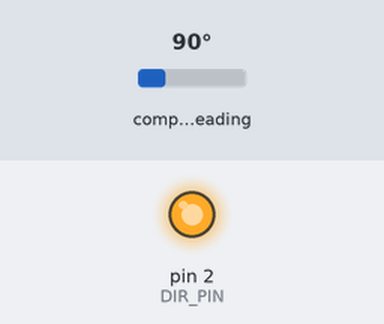
Bench run of a program on a simulated Arduino Uno, built with avr-gcc and run on an emulated ATmega328P. On the bench: output pins drawn as LEDs (lit = HIGH). Wiring (inferred from the names in the program): AS5600 angle sensor at I2C address 0x36. Inputs (shaded band) come from the test bench; at power-on: compass heading 90°. What the program prints to the serial monitor is not drawn.

Above: at 0.1 s.
Timing chart, 0 to 1.6 s (numbered marks = the images above):
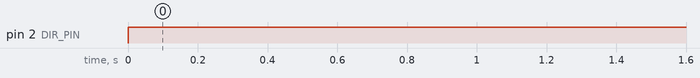

Measured:
- by itself, pin 2 (DIR_PIN): LOW → HIGH at 0.00 s

The program:

main.cpp
```cpp
#include <Arduino.h>
#include <Wire.h>
#include <AS5600.h>

AMS_5600 ams5600;
#define DIR_PIN 2

int angle_in = 0;

void setup() {
  pinMode(DIR_PIN, OUTPUT);
  Wire.begin();
  Serial.begin(9600);
}

int Angle() {
  digitalWrite(DIR_PIN, HIGH);
  int in;
  in = map(ams5600.getRawAngle(),0,4095,0,360);
  return in;
}

void loop() {
  if (ams5600.detectMagnet() == 1 ) {
    if (angle_in != Angle()) {
      angle_in = Angle();
      Serial.println(angle_in);
    }
  }
}
```

AS5600.cpp
```cpp
/****************************************************
  AMS 5600 class for Arduino platform
  Author: Tom Denton
  Date: 15 Dec 2014
  File: AMS_5600.cpp
  Version 1.00
  www.ams.com

  Description:  This class has been designed to
  access the AMS 5600 “potuino” shield.
*****************************************************/

// updated jan 2022 by isc - read two bytes together

// datasheet: https://ams.com/documents/20143/36005/AS5600_DS000365_5-00.pdf

#include "Arduino.h"
#include "AS5600.h"
#include "Wire.h"

/****************************************************
  Method: AMS_5600
  In: none
  Out: none
  Description: constructor class for AMS 5600
*****************************************************/
AMS_5600::AMS_5600()
{
}

/* mode = 0, output PWM, mode = 1 output analog (full range from 0% to 100% between GND and VDD */
void AMS_5600::setOutPut(uint8_t mode)
{
  int _conf_lo = _addr_conf+1; // lower byte address
  uint8_t config_status;
  config_status = readOneByte(_conf_lo);
  if (mode == 1) {
    config_status = config_status & 0xcf;
  } else {
    uint8_t config_status;
    config_status = readOneByte(_conf_lo);
    if (mode == 1)
      config_status = config_status & 0xcf;
    else
      config_status = config_status & 0xef;
    writeOneByte(_conf_lo, lowByte(config_status));
  }
}

/****************************************************
  Method: AMS_5600
  In: none
  Out: i2c address of AMS 5600
  Description: returns i2c address of AMS 5600
****************************************************/
int AMS_5600::getAddress()
{
  return _ams5600_Address;
}

/*******************************************************
  Method: setMaxAngle
  In: new maximum angle to set OR none
  Out: value of max angle register
  Description: sets a value in maximum angle register.
  If no value is provided, method will read position of
  magnet.  Setting this register zeros out max position
  register.
*******************************************************/
word AMS_5600::setMaxAngle(word newMaxAngle)
{
  word _maxAngle;
  if (newMaxAngle == -1)
    _maxAngle = getRawAngle();
  else
    _maxAngle = newMaxAngle;

  writeOneByte(_addr_mang, highByte(_maxAngle));
  delay(2);
  writeOneByte(_addr_mang+1, lowByte(_maxAngle));
  delay(2);

  word retVal = readTwoBytesSeparately(_addr_mang);
  return retVal;
}

/*******************************************************
  Method: getMaxAngle
  In: none
  Out: value of max angle register
  Description: gets value of maximum angle register.
*******************************************************/
word AMS_5600::getMaxAngle()
{
  return readTwoBytesSeparately(_addr_mang);
}

/*******************************************************
  Method: setStartPosition
  In: new start angle position
  Out: value of start position register
  Description: sets a value in start position register.
  If no value is provided, method will read position of
  magnet.
*******************************************************/
word AMS_5600::setStartPosition(word startAngle)
{
  word _rawStartAngle;
  if (startAngle == -1)
    _rawStartAngle = getRawAngle();
  else
    _rawStartAngle = startAngle;

  writeOneByte(_addr_zpos, highByte(_rawStartAngle));
  delay(2);
  writeOneByte(_addr_zpos+1, lowByte(_rawStartAngle));
  delay(2);
  word _zPosition = readTwoBytesSeparately(_addr_zpos);

  return (_zPosition);
}

/*******************************************************
  Method: getStartPosition
  In: none
  Out: value of start position register
  Description: gets value of start position register.
*******************************************************/
word AMS_5600::getStartPosition()
{
  return readTwoBytesSeparately(_addr_zpos);
}

/*******************************************************
  Method: setEndtPosition
  In: new end angle position
  Out: value of end position register
  Description: sets a value in end position register.
  If no value is provided, method will read position of
  magnet.
*******************************************************/
word AMS_5600::setEndPosition(word endAngle)
{
  word _rawEndAngle;
  if (endAngle == -1)
    _rawEndAngle = getRawAngle();
  else
    _rawEndAngle = endAngle;

  writeOneByte(_addr_mpos, highByte(_rawEndAngle));
  delay(2);
  writeOneByte(_addr_mpos+1, lowByte(_rawEndAngle));
  delay(2);
  word _mPosition = readTwoBytesSeparately(_addr_mpos);

  return (_mPosition);
}

/*******************************************************
  Method: getEndPosition
  In: none
  Out: value of end position register
  Description: gets value of end position register.
*******************************************************/
word AMS_5600::getEndPosition()
{
  word retVal = readTwoBytesSeparately(_addr_mpos);
  return retVal;
}

/*******************************************************
  Method: getRawAngle
  In: none
  Out: value of raw angle register
  Description: gets raw value of magnet position.
  start, end, and max angle settings do not apply
*******************************************************/
word AMS_5600::getRawAngle()
{
  return readTwoBytesTogether(_addr_raw_angle);
}

/*******************************************************
  Method: getScaledAngle
  In: none
  Out: value of scaled angle register
  Description: gets scaled value of magnet position.
  start, end, or max angle settings are used to
  determine value
*******************************************************/
word AMS_5600::getScaledAngle()
{
  return readTwoBytesTogether(_addr_angle);
}

/*******************************************************
  Method: detectMagnet
  In: none
  Out: 1 if magnet is detected, 0 if not
  Description: reads status register and examines the
  MH bit
*******************************************************/
int AMS_5600::detectMagnet()
{
  int magStatus;
  int retVal = 0;
  /*0 0 MD ML MH 0 0 0*/
  /* MD high = magnet detected*/
  /* ML high = AGC Maximum overflow, magnet to weak*/
  /* MH high = AGC minimum overflow, Magnet to strong*/
  magStatus = readOneByte(_addr_status);

  if (magStatus & 0x20)
    retVal = 1;

  return retVal;
}

/*******************************************************
  Method: getMagnetStrength
  In: none
  Out: 0 if no magnet is detected
       1 if magnet is to weak
       2 if magnet is just right
       3 if magnet is to strong
  Description: reads status register andexamins the MH,ML,MD bits
*******************************************************/
int AMS_5600::getMagnetStrength()
{
  int magStatus;
  int retVal = 0;
  /*0 0 MD ML MH 0 0 0*/
  /* MD high = magnet detected */
  /* ML high = AGC Maximum overflow, magnet to weak*/
  /* MH high = AGC minimum overflow, Magnet to strong*/
  magStatus = readOneByte(_addr_status);
  if (detectMagnet() == 1) {
    retVal = 2; /* just right */
    if (magStatus & 0x10)
      retVal = 1; /* too weak */
    else if (magStatus & 0x08)
      retVal = 3; /* too strong */
  }

  return retVal;
}

/*******************************************************
  Method: get Agc
  In: none
  Out: value of AGC register
  Description: gets value of AGC register.
*******************************************************/
int AMS_5600::getAgc()
{
  return readOneByte(_addr_agc);
}

/*******************************************************
  Method: getMagnitude
  In: none
  Out: value of magnitude register
  Description: gets value of magnitude register.
*******************************************************/
word AMS_5600::getMagnitude()
{
  return readTwoBytesTogether(_addr_magnitude);
}

/*******************************************************
  Method: getConf
  In: none
  Out: value of CONF register
  Description: gets value of CONF register.
*******************************************************/
word AMS_5600::getConf()
{
  return readTwoBytesSeparately(_addr_conf);
}

/*******************************************************
  Method: setConf
  In: value of CONF register
  Out: none
  Description: sets value of CONF register.
*******************************************************/
void AMS_5600::setConf(word _conf)
{
  writeOneByte(_addr_conf, highByte(_conf));
  delay(2);
  writeOneByte(_addr_conf+1, lowByte(_conf));
  delay(2);
}

/*******************************************************
  Method: getBurnCount
  In: none
  Out: value of zmco register
  Description: determines how many times chip has been
  permanently written to.
*******************************************************/
int AMS_5600::getBurnCount()
{
  return readOneByte(_addr_zmco);
}

/*******************************************************
  Method: burnAngle
  In: none
  Out: 1 success
      -1 no magnet
      -2 burn limit exceeded
      -3 start and end positions not set (useless burn)
  Description: burns start and end positions to chip.
  THIS CAN ONLY BE DONE 3 TIMES
*******************************************************/
int AMS_5600::burnAngle()
{
  word _zPosition = getStartPosition();
  word _mPosition = getEndPosition();
  word _maxAngle = getMaxAngle();

  int retVal = 1;
  if (detectMagnet() == 1) {
    if (getBurnCount() < 3) {
      if ((_zPosition == 0) && (_mPosition == 0))
        retVal = -3;
      else
        writeOneByte(_addr_burn, 0x80);
    }
    else
      retVal = -2;
  } else
    retVal = -1;

  return retVal;
}

/*******************************************************
  Method: burnMaxAngleAndConfig
  In: none
  Out: 1 success
      -1 burn limit exceeded
      -2 max angle is to small, must be at or above 18 degrees
  Description: burns max angle and config data to chip.
  THIS CAN ONLY BE DONE 1 TIME
*******************************************************/
int AMS_5600::burnMaxAngleAndConfig()
{
  word _maxAngle = getMaxAngle();

  int retVal = 1;
  if (getBurnCount() == 0) {
    if (_maxAngle * 0.087 < 18)
      retVal = -2;
    else
      writeOneByte(_addr_burn, 0x40);
  }
  else
    retVal = -1;

  return retVal;
}

/*******************************************************
  Method: readOneByte
  In: register to read
  Out: data read from i2c
  Description: reads one byte register from i2c
*******************************************************/
int AMS_5600::readOneByte(int in_adr)
{
  int retVal = -1;
  Wire.beginTransmission(_ams5600_Address);
  Wire.write(in_adr);
  Wire.endTransmission();
  Wire.requestFrom(_ams5600_Address, (uint8_t) 1);
  while (Wire.available() == 0)
    ;
  retVal = Wire.read();

  return retVal;
}

/*******************************************************
  Method: readTwoBytes
  In: two registers to read
  Out: data read from i2c as a word
  Description: reads two bytes register from i2c
*******************************************************/
word AMS_5600::readTwoBytesTogether(int addr_in)
{

  // use only for Angle, Raw Angle and Magnitude

  // read 2 bytes together to prevent getting inconsistent
  //    data while the encoder is moving
  // according to the datasheet the address is automatically incremented
  //    but only for Angle, Raw Angle and Magnitude
  // the title says it's auto, but the paragraph after it
  //    says it does NOT
  // tested and it does auto increment

  // PAGE 13: https://ams.com/documents/20143/36005/AS5600_DS000365_5-00.pdf
  // Automatic Increment of the Address Pointer for ANGLE, RAW ANGLE and MAGNITUDE Registers
  // These are special registers which suppress the automatic
  // increment of the address pointer on reads, so a re-read of these
  // registers requires no I²C write command to reload the address
  // pointer. This special treatment of the pointer is effective only if
  // the address pointer is set to the high byte of the register.

  /* Read 2 Bytes */
  Wire.beginTransmission(_ams5600_Address);
  Wire.write(addr_in);
  Wire.endTransmission();
  Wire.requestFrom(_ams5600_Address, (uint8_t) 2);
  while (Wire.available() < 2)
    ;

  int highByte = Wire.read();
  int lowByte  = Wire.read();

  // in case newer version of IC used the same address to
  //    store something else, get only the 3 bits
  //return ( ( highByte & 0b111 ) << 8 ) | lowByte;

  // but in case newer version has higher resolution
  //    we're good to go
  return ( highByte << 8 ) | lowByte;
}

/*******************************************************
  Method: readTwoBytes
  In: two registers to read
  Out: data read from i2c as a word
  Description: reads two bytes register from i2c
*******************************************************/
word AMS_5600::readTwoBytesSeparately(int addr_in)
{
  int highByte = readOneByte(addr_in  );
  int lowByte  = readOneByte(addr_in+1);
  return ( highByte << 8 ) | lowByte;
}

/*******************************************************
  Method: writeOneByte
  In: address and data to write
  Out: none
  Description: writes one byte to a i2c register
*******************************************************/
void AMS_5600::writeOneByte(int adr_in, int dat_in)
{
  Wire.beginTransmission(_ams5600_Address);
  Wire.write(adr_in);
  Wire.write(dat_in);
  Wire.endTransmission();
}

/**********  END OF AMS 5600 CALSS *****************/
```

AS5600.h
```cpp
/****************************************************
  AMS 5600 class for Arduino platform
  Author: Tom Denton
  Date: 15 Dec 2014
  File: AMS_5600.h
  Version 1.00
  www.ams.com

  Description:  This class has been designed to
  access the AMS 5600 “potuino” shield.
***************************************************/

// updated jan 2022 by isc - read two bytes together

// datasheet: https://ams.com/documents/20143/36005/AS5600_DS000365_5-00.pdf

#ifndef AMS_5600_h
#define AMS_5600_h

#include <Arduino.h>

class AMS_5600
{
public:

  AMS_5600(void);
  int getAddress();

  word setMaxAngle(word newMaxAngle = -1);
  word getMaxAngle();

  word setStartPosition(word startAngle = -1);
  word getStartPosition();

  word setEndPosition(word endAngle = -1);
  word getEndPosition();

  word getRawAngle();
  word getScaledAngle();

  int detectMagnet();
  int getMagnetStrength();
  int getAgc();
  word getMagnitude();
  word getConf();
  void setConf(word _conf);

  int getBurnCount();
  int burnAngle();
  int burnMaxAngleAndConfig();
  void setOutPut(uint8_t mode);

private:

  // i2c address
  static const uint8_t _ams5600_Address = 0x36;

  // single byte registers
  static const uint8_t _addr_status = 0x0b; // magnet status
  static const uint8_t _addr_agc    = 0x1a; // automatic gain control
  static const uint8_t _addr_burn   = 0xff; // permanent burning of configs (zpos, mpos, mang, conf)
  static const uint8_t _addr_zmco   = 0x00; // number of times zpos/mpos has been permanently burned
                                            // zpos/mpos can be permanently burned 3x
                                            // mang/conf can be burned only once

  // double byte registers, specify starting address (lower addr, but higher byte data)
  // addr   = upper byte of data (MSB), only bits 0:3 are used
  // addr+1 = lower byte of data (LSB)
  static const uint8_t _addr_zpos      = 0x01; // zero position (start)
                                               // 0x02 - lower byte
  static const uint8_t _addr_mpos      = 0x03; // maximum position (stop)
                                               // 0x04 - lower byte
  static const uint8_t _addr_mang      = 0x05; // maximum angle
                                               // 0x06 - lower byte
  static const uint8_t _addr_conf      = 0x07; // configuration
                                               // 0x08 - lower byte
  static const uint8_t _addr_raw_angle = 0x0c; // raw angle
                                               // 0x0d - lower byte
  static const uint8_t _addr_angle     = 0x0e; // mapped angle
                                               // 0x0f - lower byte
  static const uint8_t _addr_magnitude = 0x1b; // magnitude of internal CORDIC
                                               // 0x1c - lower byte

  int readOneByte(int in_adr);
  word readTwoBytesSeparately(int addr_in);
  word readTwoBytesTogether(int addr_in);
  void writeOneByte(int adr_in, int dat_in);

};
#endif
```
